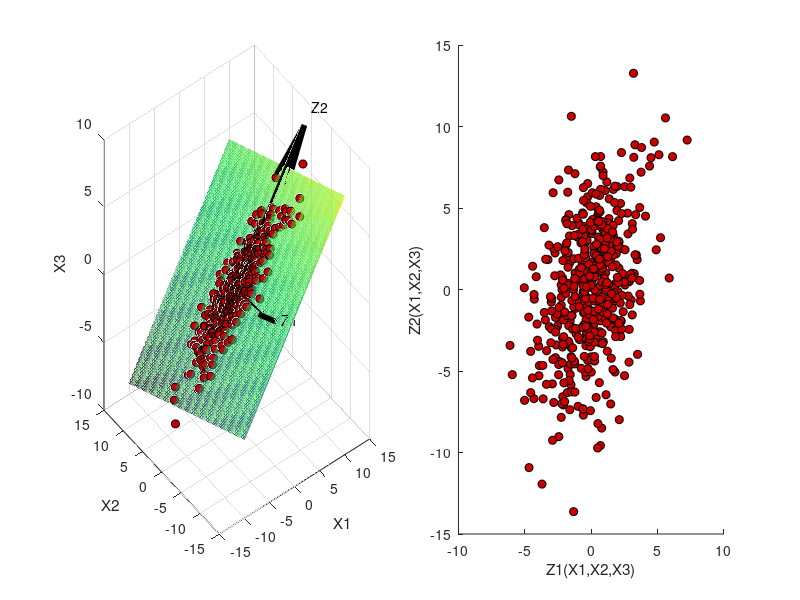

MATLAB code to generate this figure:
clear all
close all;
% loading some data with 3 features and 500 samples 
% (for now no response variable)
load DataX.mat;


figure('position',[100 200 1500 700]);
subplot(1,2,1)
scatter3(X(:,1),X(:,2),X(:,3),'MarkerFaceColor',[.8 0 0],...
    'MarkerEdgeColor','k');
xlabel('X1');
ylabel('X2');
zlabel('X3');

pause;
% we can see that all the points lie on a facet represented by
% X3 = 4/6*X1 -1/6*X2 
f1 = linspace(-10,10,100);
f2 = linspace(-15,15,100);
[F1, F2] = meshgrid(f1,f2);
hold on;
mesh(F1,F2,4/6*F1 -1/6*F2,'facecolor',[0 1 0],'facealpha',.4);

%plotting the principal coordinate vectors
quiver3([0;0],[0;0],[0;0],[-1;15],[-13;0],[3/2; 10],'linewidth',4,'color','k')
text(-1,-13,2,'Z1')
text(15,0,10,'Z2')

C = [-1 -13 1.5;15, 0 ,10]';
C(:,1) = C(:,1)/norm(C(:,1));
C(:,2) = C(:,2)/norm(C(:,2));

Z = X*C;

subplot(122);
scatter(Z(:,1),Z(:,2),'MarkerFaceColor',[.8 0 0],...
    'MarkerEdgeColor','k');
xlabel('Z1(X1,X2,X3)')
ylabel('Z2(X1,X2,X3)')